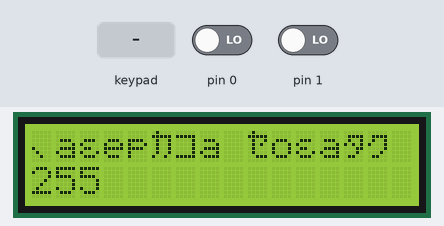
A sketch run on a simulated Arduino Nano, built for the host (arithmetic inside an expression is 32-bit, double 64-bit). On the bench: 16×2 character LCD. Wiring (inferred from the signals the program sends): 4×4 keypad with keys 1 2 3 A 4 5 6 B 7 8 9 C * 0 # D (labels assumed): rows pin 8, pin 9, pin 10, pin 11; columns pin 4, pin 5, pin 6, pin 7. The inputs (shaded band) are chosen by the test bench; at power-on: pin 0 LOW, pin 1 LOW. What the sketch prints to the serial monitor is not drawn.

Above: at 1.2 s.
1.3 s: key '*' pressed
At 2.0 s:
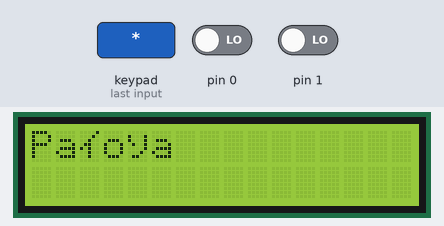
2.8 s: keypad keys 1 2 3 4 # pressed 0.4 s apart
At 5.5 s:
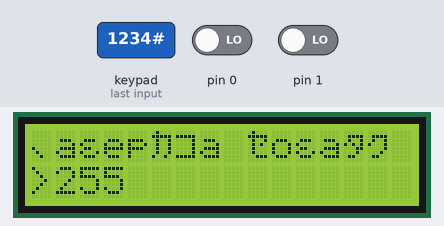
6.3 s: key 'C' pressed
At 7.2 s:
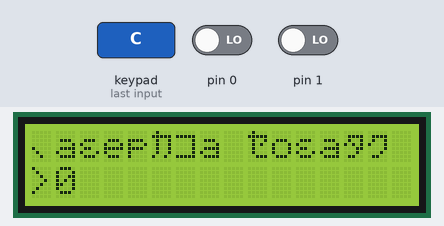
7.8 s: keypad keys 1 2 3 4 * pressed 0.4 s apart
At 10.7 s:
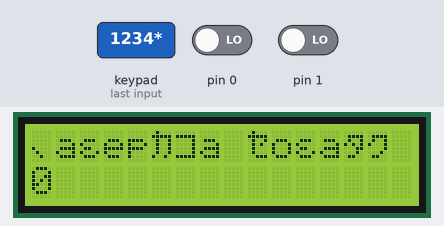
11.3 s: key 'D' pressed
At 12.1 s:
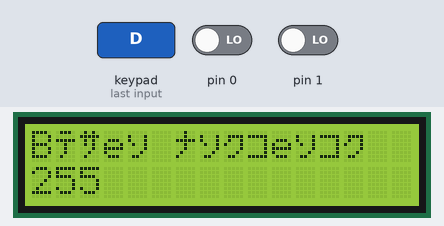
12.8 s: keypad keys 1 2 3 4 D pressed 0.4 s apart
At 15.7 s:
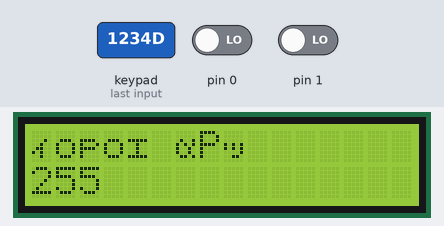
Timing chart, 0 to 17.2 s (numbered marks = the images above; inputs shaded):
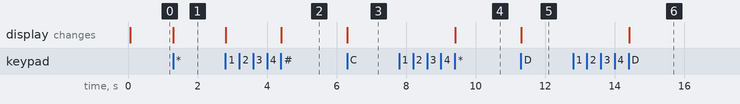

The sketch:

1602_test.ino
```cpp
/*
 * Эта часть программы похожа на прошивку контроллера терминала.
 */

#include <EEPROM.h>
#include <LiquidCrystal.h> /* подключаем встроенную в Arduino IDE библиотеку для дисплея LCD 16x2 */
#include <SoftwareSerial.h> // Программный UART.
#include "keyboard_4x4.h"
//#include "labeler.h"

#define Menu_Draw 0
#define Menu_Wait 1
#define Edit_Draw 2
#define Edit_Wait 3
#define Work_Draw 10
#define Work_Wait 11

#define DELAY 0 // Задержка подачи
#define SPEED 1 // Скорость подачи
#define MFEED 2 // Максимальная подача
#define TRSLD 3 // Порог ДРЭ
#define LADGE 4 // Вылет этикетки
#define WORK  5 // Работа
#define ERRR  6 // Ошибка

#define Jamp(state) State = state;
#define __state__(state) if (State == state)
#define __pressed__ if (key.pressed)
#define __key__(key, state) if (check_key(key, state))
#define Clear lcd.clear();
#define Print(row, pos, data) lcd.setCursor(pos, row); lcd.print(data);
#define Write(row, pos, data) lcd.setCursor(pos, row); lcd.write(data);

byte str0[] = {0xA4,0x61,0xE3,0x65,0x70,0xB6,0xBA,0x61,0x10,0xBE,0x6F,0xE3,0x61,0xC0,0xB8,0x00}; // Задержка подачи
byte str1[] = {0x43,0xBA,0x6F,0x70,0x6F,0x63,0xBF,0xC4,0x10,0xBE,0x6F,0xE3,0x61,0xC0,0xB8,0x00}; // Скорость подачи
byte str2[] = {0x4D,0x61,0xBA,0x63,0x2E,0x10,0xA8,0x6F,0xE3,0x61,0xC0,0x61,0x00}; // Максимальная подача при отсутствии данных от датчика разрыва этикетки.
byte str3[] = {0xA8,0x6F,0x70,0x6F,0xB4,0x10,0xE0,0x50,0xAF,0x00}; // Порог ДРЭ
byte str4[] = {0x42,0xC3,0xBB,0x65,0xBF,0x10,0xC5,0xBF,0xB8,0xBA,0x65,0xBF,0xBA,0xB8,0x00}; // Вылет этикетки
byte str5[] = {0x50,0x61,0xB2,0x6F,0xBF,0x61,0x00}; // Работа
byte str6[] = {0x4F,0xC1,0xB8,0xB2,0xBA,0x61,0x10,0x00}; // Ошибка
char* str[7] = {(char*)str0, (char*)str1, (char*)str2, (char*)str3, (char*)str4, (char*)str5, (char*)str6};


LiquidCrystal lcd(19, 18, 17, 16, 15, 14); /* номер вывода дисплея(вывод Arduino): RS(A5),E(A4),D4(A3),D5(A2),D6(A1),D7(A0) */
SoftwareSerial SoftSerial(2, 3); // RX, TX Программный UART.

byte State = Menu_Draw; // Начальное состояние конечного автомата.
byte pointer = 0;
byte temp;


boolean check_key (byte k, byte s){
  if (key.value == k){
    key.pressed = false;
    State = s;
    return true;
  } return false;
}

void Receive(byte raw){
  byte head = (raw >> 4) & 0x0F;
  byte tail = raw & 0x0F;
  if (head == 0xE){
    Print( 1, 0, str[ERRR] ) // Печать ошибки.
    lcd.print(tail);
  }
}

void Send(byte msg){
  Serial.write(msg);
  SoftSerial.write(msg);
}

void SendTwoNibble(byte head, byte data){
  Send( data >> 4 & 0x0F | head );
  Send( data & 0x0F | head );
}

void setup() {
  Serial.begin(9600);
  SoftSerial.begin(4800);
  lcd.begin(16, 2);// указываем тип дисплея LCD 16X2
  keyboard_init();
}

void loop() {

  keyboard_listen();

__state__( Menu_Draw ){ // Меню. Отрисовка.
  Clear
  Print( 0, 0, str[pointer] )
  Print( 1, 0, EEPROM[pointer] )
  Jamp( Menu_Wait )
}

__state__( Menu_Wait ){ // Меню. Ожидание ввода.
  __pressed__{
    __key__( X, Work_Draw ){} //Работа
    __key__( Y, Edit_Draw ){ temp = EEPROM[pointer]; }// Редактировать
    __key__( C, Menu_Draw ){ if (pointer > 3){ pointer = 0; }else{ pointer++; } } // Вверх
    __key__( D, Menu_Draw ){ if (pointer < 1){ pointer = 4; }else{ pointer--; } } // Вниз
  }
}

__state__( Edit_Draw ){ // Редактировать. Отрисовка.
  Clear
  Print( 0, 0, str[pointer] )
  Write( 1, 0, 0x3E )
  Print( 1, 1, temp )
  Jamp( Edit_Wait )
}

__state__( Edit_Wait ){ // Редактировать. Ожидание ввода.
  __pressed__{
    __key__( X, Menu_Draw ){ EEPROM[pointer] = temp; } // Сохранить и выйти.
    __key__( Y, Menu_Draw ){} // Выйти без сохранения.
    __key__( C, Edit_Draw ){ if (temp == 255){ temp = 0; }else{ temp++; } } // Вверх
    __key__( D, Edit_Draw ){ if (temp == 0){ temp = 255; }else{ temp--; } } // Вниз
  }
}

__state__( Work_Draw ){ // Работа. Отрисовка
  Clear
  Print( 0, 0, str[WORK] )
  Jamp( Work_Wait )
  // При переходе в рабочий режим загрузка настроек.
  SendTwoNibble( 0x00, EEPROM[DELAY] ); // Задержка подачи
  SendTwoNibble( 0x10, EEPROM[SPEED] ); // Скорость подачи
  SendTwoNibble( 0x20, EEPROM[MFEED] ); // Максимальная подача
  SendTwoNibble( 0x30, EEPROM[TRSLD] ); // Порог ДРЭ
  SendTwoNibble( 0x40, EEPROM[LADGE] ); // Вылет этикетки
  Send( 0xBA ); // Старт.
}

__state__( Work_Wait ){ // Меню. Ожидание ввода.
  __pressed__{
    key.pressed = false;
    Send( 0xBF ); // Стоп.
    Jamp( Menu_Draw )
  }

  // Приём данных по последовательным портам.
  while(Serial.available()) { Receive(Serial.read()); }
  while(SoftSerial.available()) { Receive(SoftSerial.read()); }

}
}
```

keyboard_4x4.h
```cpp
// Символы клавиатуры.
#define A 10 // A
#define B 11 // B
#define C 12 // C
#define D 13 // D
#define X 14 // *
#define Y 15 // #
#define null 255 // Клавиша не нажата.
// Условные адреса пинов строк.
#define row_1 1
#define row_2 2
#define row_3 4
#define row_4 8
// Условные адреса пинов столбцов.
#define column_1 1
#define column_2 2
#define column_3 4
#define column_4 8
// Типы значений нажатых клавиш.
#define number 0
#define comand 1

byte column; // Значение верхней части порта D. Хранит номер столбца нажатой клавиши.

struct Key {
  boolean pressed = false; // Факт перехода значения клавиш от null к иному значению.
  boolean type; // Тип значения нажатой клавиши.
  byte value; // Значение нажатой клавиши в текущей итерации главного цикла.
  byte old = null; // Значение нажатой клавиши в прошлой итерации главного цикла.
};

Key key;

byte get_column(byte pin){
  PORTB |= B00001111; // Подтянуть нижние 4 пина порта В к плюсу.
  PORTB &= ~pin; // Подтянуть пин по указанному адресу к нулю.
  delay(1); // Подождать, пока пройдут переходные процессы в цепи клавиатуры.
  return ((~PIND) >> 4) & B00001111; // Прочесть порт D.;
}

void keyboard_init() {
  // Конфигурация пинов напрямую через порты позволяет сэкономить около 200 байт памяти.
  /* Красные провода, столбцы, PD4-PD7, входы с подтяжкой к плюсу через резисторы.
   * Пины Arduino Nano 4,5,6,7.
   */
  DDRD  &= B00001111; // Сбросить вехние 4 пина порта D. Установить на вход.
  PORTD |= B11110000; // Подтянуть верхние 4 пина порта D к плюсу через внутренние резисторы.
  /* Чёрные провода, строки, PB0-PB3, выходы с подтяжкой к плюсу.
   * Пины Arduino Nano 8,9,10,11.
   */
  DDRB  |= B00001111; // Установить нижние 4 пина порта В на выход.
}

void keyboard_listen() {
  /* В неачале новой итерации главного цикла клавиши принимаются не нажатыми.
   *  Вся обработка событий, связанных с нажатием клавиш, должна выполняться
   *  в течении одной итерации главного цикла.
   */
  key.value = null; // Нет значения клавиши.
  key.pressed = false; // Нет факта нажатия.

  // Опрос первой строки по столбцам.
  column = (get_column(row_1));
  if (column == column_1){ key.value = 1; key.type = number; }
  if (column == column_2){ key.value = 2; key.type = number; }
  if (column == column_3){ key.value = 3; key.type = number; }
  if (column == column_4){ key.value = A; key.type = comand; }
  // Опрос второй строки по столбцам.
  column = (get_column(row_2));
  if (column == column_1){ key.value = 4; key.type = number; }
  if (column == column_2){ key.value = 5; key.type = number; }
  if (column == column_3){ key.value = 6; key.type = number; }
  if (column == column_4){ key.value = B; key.type = comand; }
  // Опрос третьей строки по столбцам.
  column = (get_column(row_3));
  if (column == column_1){ key.value = 7; key.type = number; }
  if (column == column_2){ key.value = 8; key.type = number; }
  if (column == column_3){ key.value = 9; key.type = number; }
  if (column == column_4){ key.value = C; key.type = comand; }
  // Опрос четвёртой строки по столбцам.
  column = (get_column(row_4));
  if (column == column_1){ key.value = X; key.type = comand; }
  if (column == column_2){ key.value = 0; key.type = number; }
  if (column == column_3){ key.value = Y; key.type = comand; }
  if (column == column_4){ key.value = D; key.type = comand; }


  /* Фактом события нажатия клавиши является не её значение отличное от значения null,
   * а переход от null к одному из 16-ти значений в течении двух итераций главного цикла.
   */
  // Если значение прошлой итерации null, а этой отлично от null, значит это момент нажатия клавиши.
  if ((key.old == null) && (key.value != null)) key.pressed = true; // Установить флаг события.
  key.old = key.value; // Сохранить значение нажатой клавиши для сдедующего цикла.

}
```

Measured:
- after the input at 1.3 s, the display: changes at once (image 1)
- after the input at 2.8 s, the display: first changes at once (image 2 shows a later state)
- after the input at 6.3 s, the display: changes at once (image 3)
- after the input at 7.8 s, the display: changes after 1.6 s (image 4)
- after the input at 11.3 s, the display: changes at once (image 5)
- after the input at 12.8 s, the display: changes after 1.6 s (image 6)
